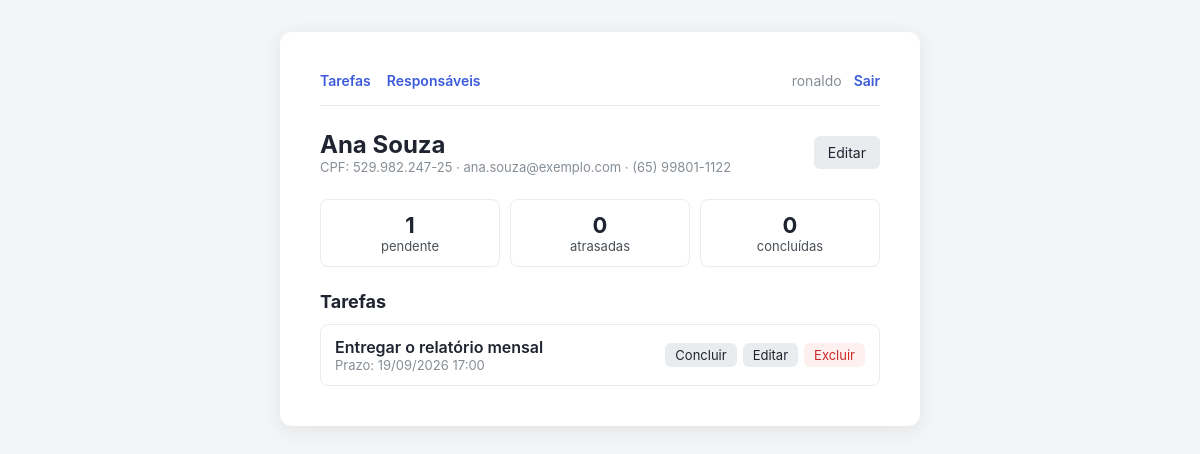
The app's page /responsaveis/1/ (signed in) with its own data.
### Suap2APP/models.py (models this page shows, shortened)
class Responsavel(models.Model):
    nome = models.CharField(max_length=150)
    cpf = models.CharField(max_length=14, unique=True)
    email = models.EmailField(blank=True)
    telefone = models.CharField(max_length=20, blank=True)
    class Meta:
        verbose_name = 'Responsável'
        verbose_name_plural = 'Responsáveis'
        ordering = ['nome']

class Tarefa(models.Model):
    titulo = models.CharField(max_length=100)
    criada_em = models.DateTimeField(auto_now_add=True)
    prazo = models.DateTimeField()
    concluida_em = models.DateTimeField(null=True, blank=True)
    lembrete_enviado_em = models.DateTimeField(null=True, blank=True, editable=False)
    pessoa_responsavel = models.ForeignKey(Responsavel, on_delete=models.PROTECT)
    class Meta:
        verbose_name = 'Tarefa'
        verbose_name_plural = 'Tarefas'
        ordering = [models.F('concluida_em').asc(nulls_first=True), 'prazo']

### Suap2APP/views.py (the view)
# urls.py: path('responsaveis/<int:pk>/', views.ResponsavelDetailView.as_view(), name='responsavel_detail'),
class ResponsavelDetailView(LoginRequiredMixin, DetailView):
    model = Responsavel
    def get_context_data(self, **kwargs):
        context = super().get_context_data(**kwargs)
        agora = timezone.now()
        tarefas = self.object.tarefa_set.select_related('pessoa_responsavel')
        pendente = Q(concluida_em__isnull=True)
        context.update(tarefas.aggregate(
            pendentes=Count('pk', filter=pendente),
            atrasadas=Count('pk', filter=pendente & Q(prazo__lt=agora)),
            concluidas=Count('pk', filter=Q(concluida_em__isnull=False)),
        ))
        context['tarefas'] = tarefas
        context['now'] = agora
        return context

### Suap2APP/templates/Suap2APP/responsavel_detail.html (shortened to what this page needs)
{% extends 'Suap2APP/base.html' %}
{% block content %}
    <div class="cabecalho">
        <div>
            <h1>{{ responsavel.nome }}</h1>
            <div class="item-detalhe">
                CPF: {{ responsavel.cpf }}
                {% if responsavel.email %} · {{ responsavel.email }}{% endif %}
                {% if responsavel.telefone %} · {{ responsavel.telefone }}{% endif %}
            </div>
        </div>
        <a class="btn btn-secondary" href="{% url 'responsavel_update' responsavel.pk %}">Editar</a>
    </div>
    <div class="contadores">
        <a class="contador" href="{% url 'tarefa_list' %}?responsavel={{ responsavel.pk }}&amp;status=pendentes">
            <strong>{{ pendentes }}</strong> pendente{{ pendentes|pluralize }}
        </a>
        <a class="contador{% if atrasadas %} contador-alerta{% endif %}" href="{% url 'tarefa_list' %}?responsavel={{ responsavel.pk }}&amp;status=atrasadas">
            <strong>{{ atrasadas }}</strong> atrasada{{ atrasadas|pluralize }}
        </a>
        <a class="contador" href="{% url 'tarefa_list' %}?responsavel={{ responsavel.pk }}&amp;status=concluidas">
            <strong>{{ concluidas }}</strong> concluída{{ concluidas|pluralize }}
        </a>
    </div>
    <h2>Tarefas</h2>
    {% if tarefas %}
        <div class="lista">
            {% for tarefa in tarefas %}
                {% include 'Suap2APP/_tarefa_item.html' %}
            {% endfor %}
        </div>
    {% else %}
        <p class="vazio">Nenhuma tarefa atribuída a {{ responsavel.nome }}.</p>
    {% endif %}
{% endblock %}

### Suap2APP/templates/Suap2APP/base.html (shortened to what this page needs)
{% load static %}<!DOCTYPE html>
<html lang="pt-br">
<head>
    <link rel="stylesheet" href="{% static 'Suap2APP/style.css' %}">
</head>
<body>
    <div class="card">
        {% if user.is_authenticated %}
            <nav>
                <a href="{% url 'tarefa_list' %}">Tarefas</a>
                <a href="{% url 'responsavel_list' %}">Responsáveis</a>
                <div class="nav-usuario">
                    <span>{{ user.get_username }}</span>
                    <form method="post" action="{% url 'logout' %}">
                        <button type="submit" class="btn btn-link">Sair</button>
                    </form>
                </div>
            </nav>
        {% endif %}
        {% block content %}{% endblock %}
    </div>
</body>
</html>

### Suap2APP/templates/Suap2APP/_tarefa_item.html (shortened to what this page needs)
<div class="item">
    <div class="item-info">
        <div class="item-titulo{% if tarefa.concluida_em %} concluida{% endif %}">
            {{ tarefa.titulo }}
        </div>
        <div class="item-detalhe">
            {% if tarefa.concluida_em %}
                Concluída em {{ tarefa.concluida_em|date:"d/m/Y H:i" }}
            {% elif tarefa.prazo < now %}
                <span class="atrasada">Atrasada — prazo era {{ tarefa.prazo|date:"d/m/Y H:i" }}</span>
            {% else %}
                Prazo: {{ tarefa.prazo|date:"d/m/Y H:i" }}
            {% endif %}
        </div>
    </div>
    <div class="acoes">
        <form method="post" action="{% url 'tarefa_toggle' tarefa.pk %}">
            <button type="submit" class="btn btn-secondary btn-small">
                {% if tarefa.concluida_em %}Reabrir{% else %}Concluir{% endif %}
            </button>
        </form>
        <a class="btn btn-secondary btn-small" href="{% url 'tarefa_update' tarefa.pk %}">Editar</a>
        <a class="btn btn-danger btn-small" href="{% url 'tarefa_delete' tarefa.pk %}">Excluir</a>
    </div>
</div>

### Suap2APP/static/Suap2APP/style.css (style rules this page uses)
* { box-sizing: border-box; }
body { margin: 0; min-height: 100vh; padding: 32px 16px; display: flex; justify-content: center; background: #f4f5f7; font-family: -apple-system, BlinkMacSystemFont, "Segoe UI", Roboto, sans-serif; color: #1f2430; }
.card { background: #ffffff; padding: 40px; border-radius: 12px; box-shadow: 0 4px 20px rgba(0, 0, 0, 0.08); width: 100%; max-width: 640px; align-self: flex-start; }
h1 { margin: 0 0 24px; font-size: 24px; }
a { color: #3b5bdb; text-decoration: none; }
form { margin: 0; }
.btn { display: inline-block; border: none; border-radius: 6px; padding: 8px 14px; font-size: 14px; font-family: inherit; cursor: pointer; text-decoration: none; }
.btn-secondary { background: #e9ecef; color: #1f2430; }
.btn-danger { background: #fff0f0; color: #c92a2a; }
.btn-small { padding: 4px 10px; font-size: 13px; }
.btn-link { background: none; padding: 0; color: #3b5bdb; font-weight: 600; }
nav { display: flex; align-items: center; gap: 16px; margin-bottom: 24px; padding-bottom: 16px; border-bottom: 1px solid #e9ecef; font-size: 14px; font-weight: 600; }
.nav-usuario { margin-left: auto; display: flex; align-items: center; gap: 12px; color: #868e96; font-weight: 400; }
.cabecalho { display: flex; justify-content: space-between; align-items: center; gap: 12px; margin-bottom: 24px; }
.cabecalho h1 { margin: 0; }
.lista { display: flex; flex-direction: column; gap: 10px; }
.item { display: flex; align-items: center; justify-content: space-between; gap: 12px; padding: 12px 14px; border: 1px solid #e9ecef; border-radius: 8px; }
.item-info { min-width: 0; }
.item-titulo { font-weight: 600; overflow-wrap: anywhere; }
.item-detalhe, .vazio { font-size: 13px; color: #868e96; }
.acoes { display: flex; gap: 6px; flex-shrink: 0; }
h2 { margin: 24px 0 12px; font-size: 18px; }
.contadores { display: grid; grid-template-columns: repeat(3, 1fr); gap: 10px; }
.contador { padding: 12px; border: 1px solid #e9ecef; border-radius: 8px; color: #495057; font-size: 13px; text-align: center; }
.contador strong { display: block; font-size: 22px; color: #1f2430; }

### records on screen
Responsavel: nome "Ana Souza", cpf "529.982.247-25", email "ana.souza@exemplo.com", telefone "(65) 99801-1122"
Tarefa: titulo "Entregar o relatório mensal", prazo "19/09/2026 17:00", shows "Concluir"

### other values on screen
{{ user.get_username }} "ronaldo"
{{ pendentes }} "1"
{{ atrasadas }} "0"
{{ concluidas }} "0"
